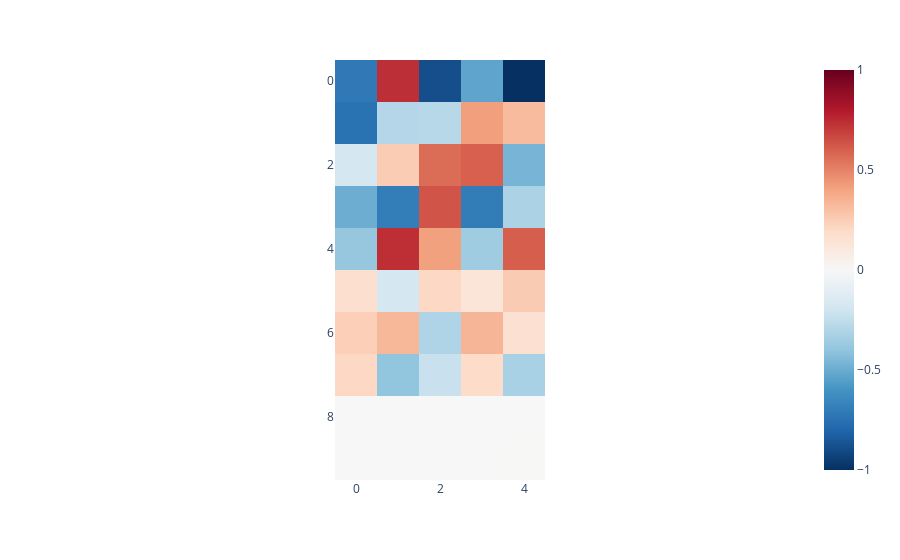
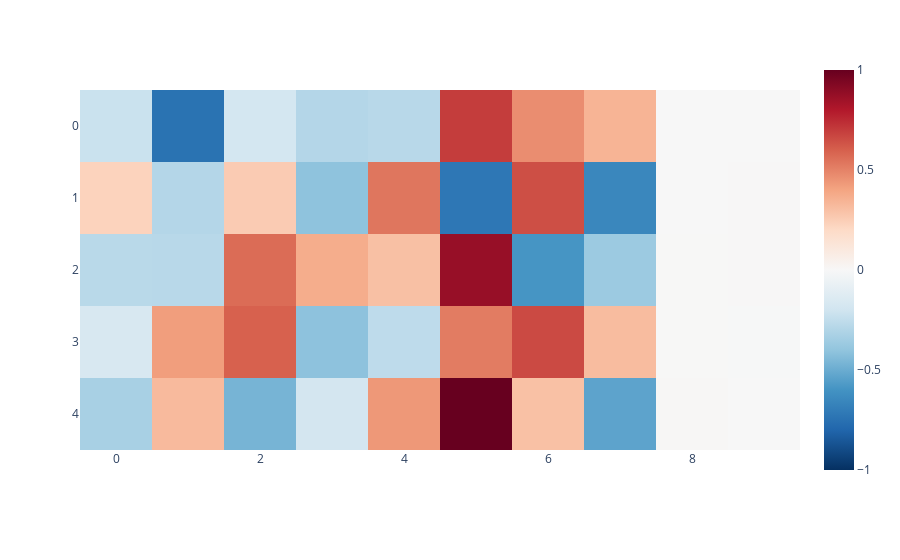
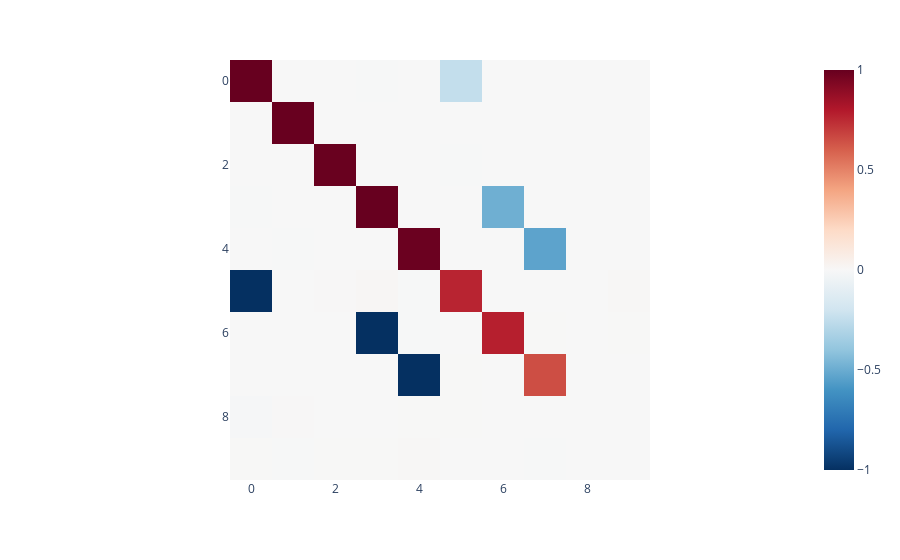
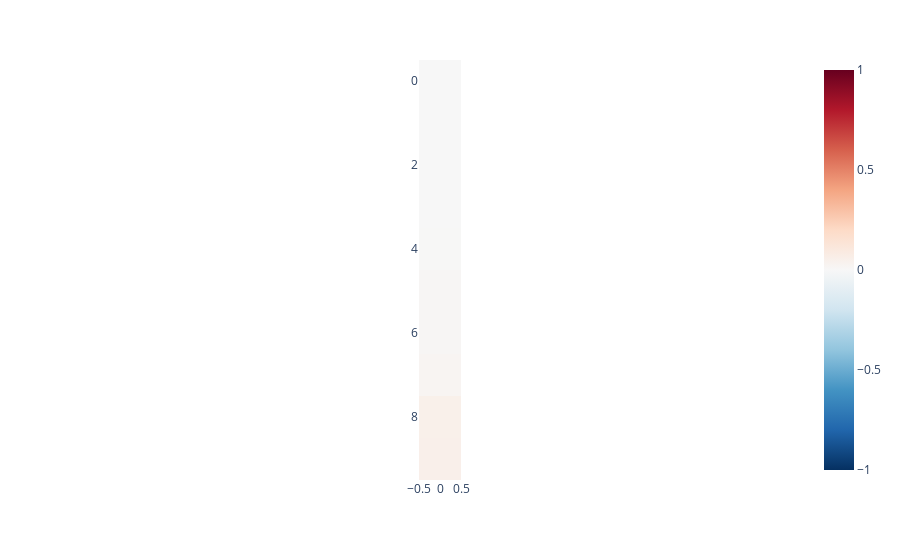

Notebook code for these charts, in order:
### Code cell
w1 = model.layer1.weight
w2 = model.layer2.weight


b2 = model.layer2.bias
# visualise_tensor(torch.transpose(w1,0,1)@w1)
visualise_tensor(torch.transpose(w1,0,1))
visualise_tensor(torch.transpose(w2,0,1))
visualise_tensor(w2@w1)
visualise_tensor(b2.data.reshape(-1,1))

### Figure 1 — Plotly figure (JSON) as saved in the notebook; plotly's stock layout.template omitted (floating-point values rounded to 4 significant figures)
{"data": [{"coloraxis": "coloraxis", "hovertemplate": "x: %{x}<br>y: %{y}<br>color: %{z}<extra></extra>", "name": "0", "type": "heatmap", "xaxis": "x", "yaxis": "y", "z": [[-0.7144, 0.7372, -0.8881, -0.5309, -1.063], [-0.7443, -0.2929, -0.2819, 0.4185, 0.3199], [-0.1811, 0.2573, 0.5662, 0.596, -0.4683], [-0.4968, -0.6922, 0.632, -0.7011, -0.3179], [-0.3882, 0.739, 0.4127, -0.3571, 0.6033], [0.1727, -0.1793, 0.2099, 0.1265, 0.2574], [0.2431, 0.334, -0.3039, 0.3398, 0.1553], [0.2095, -0.3987, -0.226, 0.1915, -0.3267], [0.0004368, 0.001359, -0.0003654, -8.546e-05, 0.001477], [0.001684, 0.0009738, 0.001985, 0.00188, 0.003047]]}], "layout": {"coloraxis": {"cmax": 1, "cmin": -1, "colorscale": [[0, "rgb(5,48,97)"], [0.1, "rgb(33,102,172)"], [0.2, "rgb(67,147,195)"], [0.3, "rgb(146,197,222)"], [0.4, "rgb(209,229,240)"], [0.5, "rgb(247,247,247)"], [0.6, "rgb(253,219,199)"], [0.7, "rgb(244,165,130)"], [0.8, "rgb(214,96,77)"], [0.9, "rgb(178,24,43)"], [1, "rgb(103,0,31)"]]}, "margin": {"t": 60}, "xaxis": {"anchor": "y", "constrain": "domain", "domain": [0, 1], "scaleanchor": "y"}, "yaxis": {"anchor": "x", "autorange": "reversed", "constrain": "domain", "domain": [0, 1]}}}

### Figure 2 — Plotly figure (JSON) as saved in the notebook; plotly's stock layout.template omitted (floating-point values rounded to 4 significant figures)
{"data": [{"coloraxis": "coloraxis", "hovertemplate": "x: %{x}<br>y: %{y}<br>color: %{z}<extra></extra>", "name": "0", "type": "heatmap", "xaxis": "x", "yaxis": "y", "z": [[-0.2218, -0.7444, -0.1822, -0.2928, -0.2803, 0.6973, 0.4685, 0.3443, -0.00205, -0.001296], [0.2295, -0.2936, 0.2579, -0.4068, 0.5373, -0.7253, 0.6475, -0.6553, -0.002587, 0.005012], [-0.2762, -0.2807, 0.5661, 0.3715, 0.3017, 0.8719, -0.5914, -0.3677, 0.003084, 0.005604], [-0.1641, 0.4193, 0.5964, -0.4102, -0.2608, 0.5194, 0.66, 0.3147, 0.00297, -0.002773], [-0.3299, 0.3215, -0.4681, -0.1868, 0.4384, 1.039, 0.2974, -0.534, 0.006984, -0.001074]]}], "layout": {"coloraxis": {"cmax": 1, "cmin": -1, "colorscale": [[0, "rgb(5,48,97)"], [0.1, "rgb(33,102,172)"], [0.2, "rgb(67,147,195)"], [0.3, "rgb(146,197,222)"], [0.4, "rgb(209,229,240)"], [0.5, "rgb(247,247,247)"], [0.6, "rgb(253,219,199)"], [0.7, "rgb(244,165,130)"], [0.8, "rgb(214,96,77)"], [0.9, "rgb(178,24,43)"], [1, "rgb(103,0,31)"]]}, "margin": {"t": 60}, "xaxis": {"anchor": "y", "constrain": "domain", "domain": [0, 1], "scaleanchor": "y"}, "yaxis": {"anchor": "x", "autorange": "reversed", "constrain": "domain", "domain": [0, 1]}}}

### Figure 3 — Plotly figure (JSON) as saved in the notebook; plotly's stock layout.template omitted (floating-point values rounded to 4 significant figures)
{"data": [{"coloraxis": "coloraxis", "hovertemplate": "x: %{x}<br>y: %{y}<br>color: %{z}<extra></extra>", "name": "0", "type": "heatmap", "xaxis": "x", "yaxis": "y", "z": [[1.011, 0.001498, -0.0005526, -0.003354, 0.001305, -0.2431, -0.0003186, 0.0007885, -0.0001571, -0.002012], [0.0003113, 0.9974, -0.0002348, -0.0005234, 0.0003902, 0.000966, -0.001367, -0.0002182, -0.0001826, -0.0003285], [-0.00159, 0.0003135, 0.9945, 0.0004745, -0.000358, -0.003941, -0.0002239, -0.001787, -0.0006782, 0.0007632], [-0.004257, 0.0009636, 0.001664, 1.009, 7.254e-05, 0.0003497, -0.4884, -0.0005729, -0.001057, -0.001492], [0.0007913, -0.002692, -0.0009171, 0.001546, 0.988, -0.001568, -0.0008861, -0.5343, 0.001167, 0.001495], [-3.188, -0.002494, 0.003661, 0.01214, -0.005233, 0.7668, 0.0002446, -0.001888, 0.0004909, 0.006341], [0.001404, -0.0003026, 0.001012, -1.612, -0.003674, 0.0007302, 0.7804, 0.002824, 0.001684, 0.002393], [-0.002028, 0.0001539, -0.001557, -0.0006687, -1.204, 0.002175, 0.0004987, 0.6512, -0.001422, -0.001823], [-0.01218, 0.004891, -4.814e-05, 0.0004558, 0.003309, 0.002931, -0.0002057, -0.001808, 4.522e-06, 2.701e-05], [0.002257, -0.003587, 0.003547, 0.003002, 0.006862, -0.0005737, -0.001453, -0.003716, 2.848e-06, 5.335e-06]]}], "layout": {"coloraxis": {"cmax": 1, "cmin": -1, "colorscale": [[0, "rgb(5,48,97)"], [0.1, "rgb(33,102,172)"], [0.2, "rgb(67,147,195)"], [0.3, "rgb(146,197,222)"], [0.4, "rgb(209,229,240)"], [0.5, "rgb(247,247,247)"], [0.6, "rgb(253,219,199)"], [0.7, "rgb(244,165,130)"], [0.8, "rgb(214,96,77)"], [0.9, "rgb(178,24,43)"], [1, "rgb(103,0,31)"]]}, "margin": {"t": 60}, "xaxis": {"anchor": "y", "constrain": "domain", "domain": [0, 1], "scaleanchor": "y"}, "yaxis": {"anchor": "x", "autorange": "reversed", "constrain": "domain", "domain": [0, 1]}}}

### Figure 4 — Plotly figure (JSON) as saved in the notebook; plotly's stock layout.template omitted (floating-point values rounded to 4 significant figures)
{"data": [{"coloraxis": "coloraxis", "hovertemplate": "x: %{x}<br>y: %{y}<br>color: %{z}<extra></extra>", "name": "0", "type": "heatmap", "xaxis": "x", "yaxis": "y", "z": [[0.0009868], [0.0001828], [0.0003885], [0.001047], [0.002276], [0.01329], [0.013], [0.02198], [0.05268], [0.05421]]}], "layout": {"coloraxis": {"cmax": 1, "cmin": -1, "colorscale": [[0, "rgb(5,48,97)"], [0.1, "rgb(33,102,172)"], [0.2, "rgb(67,147,195)"], [0.3, "rgb(146,197,222)"], [0.4, "rgb(209,229,240)"], [0.5, "rgb(247,247,247)"], [0.6, "rgb(253,219,199)"], [0.7, "rgb(244,165,130)"], [0.8, "rgb(214,96,77)"], [0.9, "rgb(178,24,43)"], [1, "rgb(103,0,31)"]]}, "margin": {"t": 60}, "xaxis": {"anchor": "y", "constrain": "domain", "domain": [0, 1], "scaleanchor": "y"}, "yaxis": {"anchor": "x", "autorange": "reversed", "constrain": "domain", "domain": [0, 1]}}}
